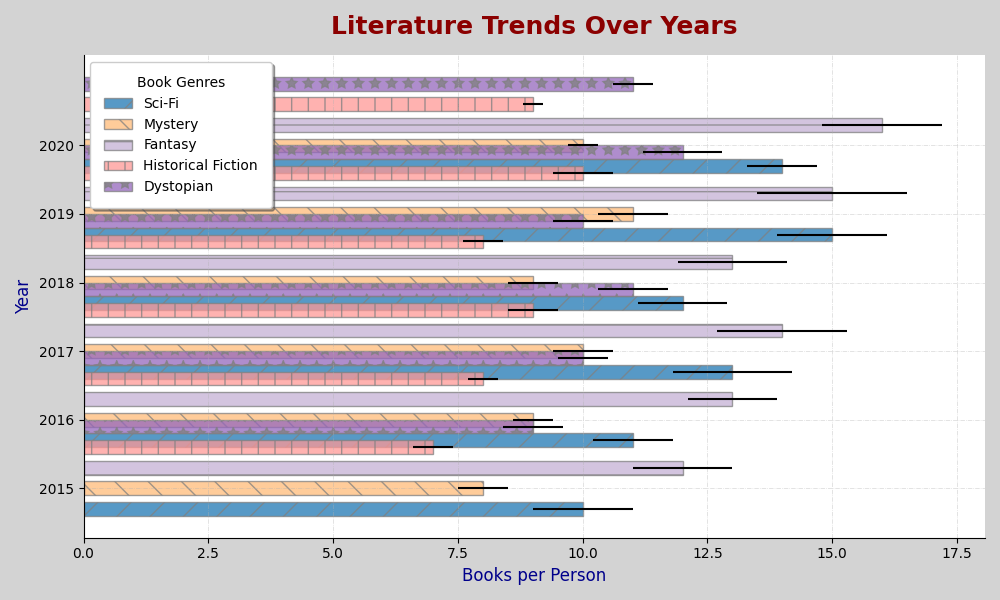

Generate this figure with Python:
import matplotlib.pyplot as plt
import numpy as np

years = np.array([2015, 2016, 2017, 2018, 2019, 2020])

sci_fi = np.array([10, 11, 13, 12, 15, 14])
mystery = np.array([8, 9, 10, 9, 11, 10])
fantasy = np.array([12, 13, 14, 13, 15, 16])
historical_fiction = np.array([7, 8, 9, 8, 10, 9])
dystopian = np.array([9, 10, 11, 10, 12, 11])

errors = {
    "Sci-Fi": np.array([1, 0.8, 1.2, 0.9, 1.1, 0.7]),
    "Mystery": np.array([0.5, 0.4, 0.6, 0.5, 0.7, 0.3]),
    "Fantasy": np.array([1, 0.9, 1.3, 1.1, 1.5, 1.2]),
    "Historical Fiction": np.array([0.4, 0.3, 0.5, 0.4, 0.6, 0.2]),
    "Dystopian": np.array([0.6, 0.5, 0.7, 0.6, 0.8, 0.4]),
}

new_colors = ['#1f77b4', '#ffbb78', '#c5b0d5', '#ff9896', '#9467bd']

fig, ax = plt.subplots(figsize=(10, 6))

ax.barh(years - 0.3, sci_fi, xerr=errors["Sci-Fi"], label='Sci-Fi', color=new_colors[0], height=0.2, alpha=0.75, edgecolor='gray', hatch='/')
ax.barh(years, mystery, xerr=errors["Mystery"], label='Mystery', color=new_colors[1], height=0.2, alpha=0.75, edgecolor='gray', hatch='\\')
ax.barh(years + 0.3, fantasy, xerr=errors["Fantasy"], label='Fantasy', color=new_colors[2], height=0.2, alpha=0.75, edgecolor='gray', hatch='-')
ax.barh(years + 0.6, historical_fiction, xerr=errors["Historical Fiction"], label='Historical Fiction', color=new_colors[3], height=0.2, alpha=0.75, edgecolor='gray', hatch='|')
ax.barh(years + 0.9, dystopian, xerr=errors["Dystopian"], label='Dystopian', color=new_colors[4], height=0.2, alpha=0.75, edgecolor='gray', hatch='*')

ax.set_title("Literature Trends Over Years", fontsize=18, fontweight='bold', pad=15, color='darkred')
ax.set_xlabel("Books per Person", fontsize=12, color='darkblue')
ax.set_ylabel("Year", fontsize=12, color='darkblue')
ax.set_yticks(years)
ax.legend(title='Book Genres', fontsize=10, loc='upper left', frameon=True, borderpad=1, shadow=True)
ax.grid(True, linestyle='-.', linewidth=0.5, alpha=0.5)

fig.patch.set_facecolor('lightgray')
ax.spines['top'].set_visible(False)
ax.spines['right'].set_visible(False)

plt.tight_layout()
plt.show()
